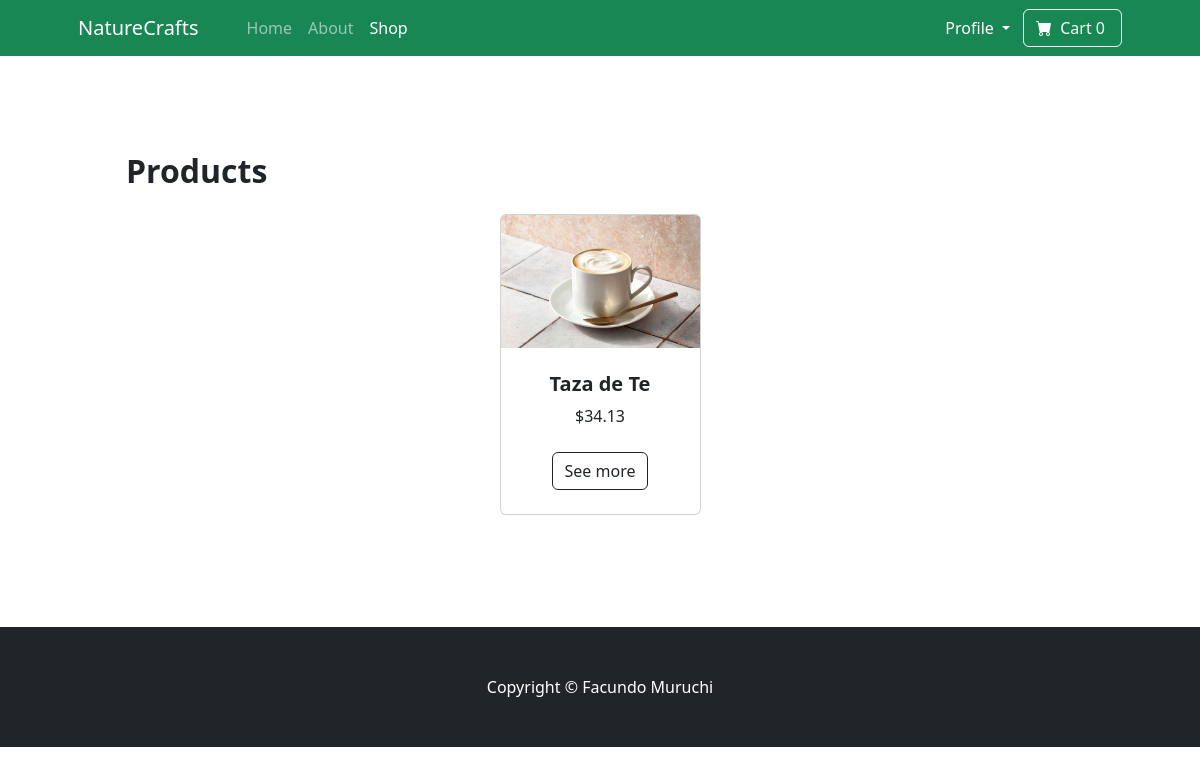
The app's page /shopping/shop/ (signed in) with its own data.
### shopping/models.py (models this page shows, shortened)
class Post(models.Model):
    title = models.CharField(max_length=50)
    desc = RichTextField(max_length=1000)
    img = models.ImageField(upload_to='posts')
    price = models.DecimalField(max_digits=5, decimal_places=2)
    date = models.DateTimeField(auto_now=True)
    creator = models.ForeignKey(User, on_delete=models.CASCADE)

### shopping/views.py (the view)
# urls.py: path('shop/', PostListView.as_view(), name='shop'),
class PostListView(ListView):
    model = Post
    template_name = 'shopping/shop.html'

### shopping/templates/shopping/shop.html
{% extends "base.html" %}
{% load static %}
{% block active %}
<ul class="navbar-nav me-auto mb-2 mb-lg-0 ms-lg-4">
    <li class="nav-item"><a class="nav-link" href="{% url "home" %}">Home</a></li>
    <li class="nav-item"><a class="nav-link" href="{% url "about" %}">About</a></li>
    <li class="nav-item"><a class="nav-link active" aria-current="page" href="{% url "shop" %}">Shop</a></li>
</ul>
{% endblock active %}
{% block heading %}
<div class="container px-4 px-lg-5 mt-5">
    {% if object_list %}
        <h2 class="fw-bolder mb-4">Products</h2>
        <div class="row gx-4 gx-lg-5 row-cols-2 row-cols-md-3 row-cols-xl-4 justify-content-center">
            {% for post in object_list %}
                <div class="col mb-5">
                    <div class="card h-100">
                        <img class="card-img-top" src="{{post.img.url}}" alt="..." />
                        <div class="card-body p-4">
                            <div class="text-center">
                                <h5 class="fw-bolder">{{post.title}}</h5>
                                ${{post.price}}
                            </div>
                        </div>
                        <div class="card-footer p-4 pt-0 border-top-0 bg-transparent">
                            <div class="text-center"><a class="btn btn-outline-dark mt-auto" href="{% url "details" post.id %}">See more</a></div>
                        </div>
                    </div>
                </div>
            {% endfor %}
    {% else %}
        <h2 class="fw-bolder mb-4">Be the first on posting!</h2>
        <a class="btn btn-light" href="{% url "upload" %}">Upload</a>
    {% endif %}
        </div>
</div>
{% endblock heading %}

### records on screen
Post: img (picture), title "Taza de Te", price "34.13"
